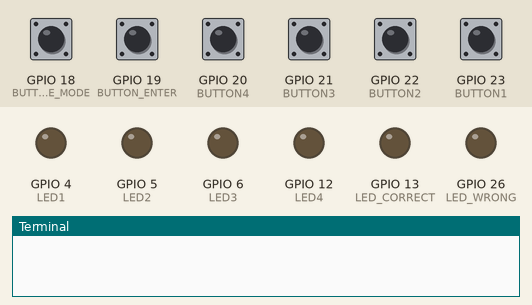
Simulated run of this program. Board: Raspberry Pi (BCM pin numbers). On the bench: output pins drawn as LEDs (lit = HIGH), the last lines printed to the terminal. Inputs (shaded band) come from the test bench; at power-on: GPIO 18 (BUTTON_CHANGE_MODE), GPIO 19 (BUTTON_ENTER), GPIO 20 (BUTTON4), GPIO 21 (BUTTON3), GPIO 22 (BUTTON2), GPIO 23 (BUTTON1) LOW. Random numbers come from a fixed seed.

Above: at 1.2 s.
1.3 s: GPIO 19 (BUTTON_ENTER) pulled HIGH for 0.15 s
At 1.42 s:
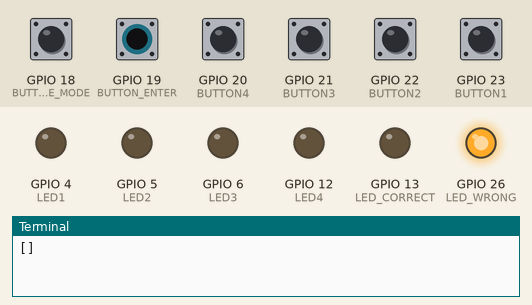
3.0 s: GPIO 18 (BUTTON_CHANGE_MODE) pulled HIGH for 0.15 s
At 3.12 s:
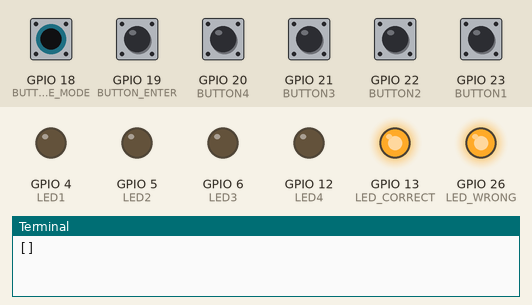
4.7 s: GPIO 20 (BUTTON4) pulled HIGH for 0.15 s
At 4.82 s:
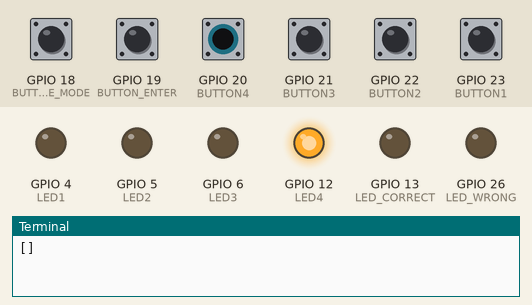
6.4 s: GPIO 21 (BUTTON3) pulled HIGH for 0.15 s
At 6.52 s:
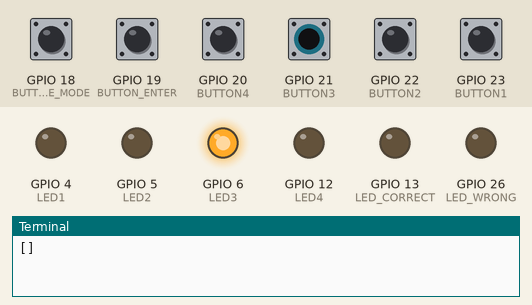
8.1 s: GPIO 22 (BUTTON2) pulled HIGH for 0.15 s
At 8.22 s:
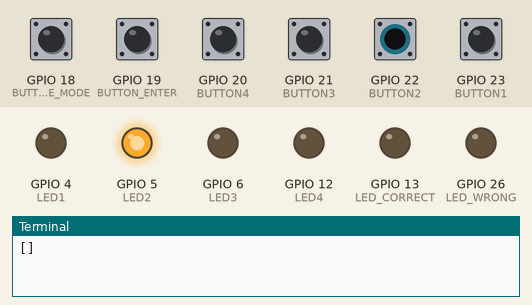
9.8 s: GPIO 19 (BUTTON_ENTER) pulled HIGH for 1 s
At 11.9 s:
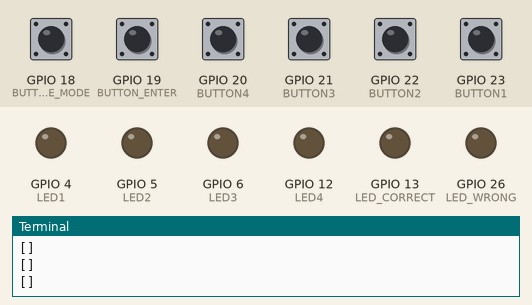
Timing chart, 0 to 13.3 s (numbered marks = the images above; inputs shaded):
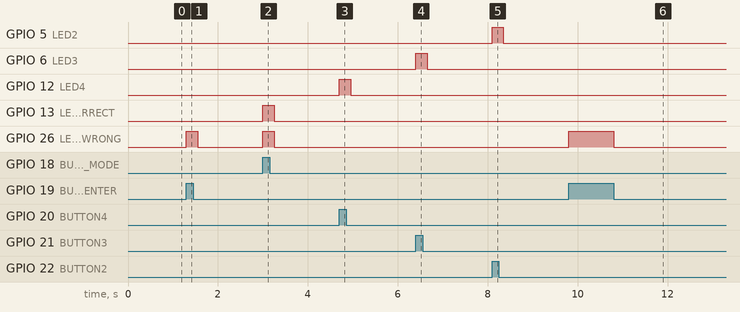

The program:

passcode_combination_game.py
```python
# Natalie Gates ; passcode/combination game

import random
import RPi.GPIO as GPIO
from time import sleep

# Define LED and button locations
LED1 = 4
LED2 = 5
LED3 = 6
LED4 = 12
LEDs1 = [LED1, LED2, LED3, LED4]

BUTTON1 = 23
BUTTON2 = 22
BUTTON3 = 21
BUTTON4 = 20

LED_CORRECT = 13
LED_WRONG = 26
BUTTON_ENTER = 19
BUTTON_CHANGE_MODE = 18

# Setup components
# GPIO.cleanup()
GPIO.setmode(GPIO.BCM)

GPIO.setup(LED1, GPIO.OUT)
GPIO.setup(LED2, GPIO.OUT)
GPIO.setup(LED3, GPIO.OUT)
GPIO.setup(LED4, GPIO.OUT)

GPIO.setup(BUTTON1, GPIO.IN, pull_up_down=GPIO.PUD_DOWN)
GPIO.setup(BUTTON2, GPIO.IN, pull_up_down=GPIO.PUD_DOWN)
GPIO.setup(BUTTON3, GPIO.IN, pull_up_down=GPIO.PUD_DOWN)
GPIO.setup(BUTTON4, GPIO.IN, pull_up_down=GPIO.PUD_DOWN)

GPIO.setup(LED_CORRECT, GPIO.OUT)
GPIO.setup(LED_WRONG, GPIO.OUT)
GPIO.setup(BUTTON_ENTER, GPIO.IN, pull_up_down=GPIO.PUD_DOWN)
GPIO.setup(BUTTON_CHANGE_MODE, GPIO.IN, pull_up_down=GPIO.PUD_DOWN)

# Logic variable initialization
time_between_inputs = 0.25

code = [1, 4, 3, 2]
inputs = []
is_solved = False

mode = 1
amount_of_modes = 4

def flash_LED_random(LED, min_time, max_time):
    GPIO.output(LED, GPIO.HIGH)
    sleep(random.uniform(min_time, max_time))
    GPIO.output(LED, GPIO.LOW)
    # sleep(random.uniform(min_time, max_time))

def flash_LEDs(time):
    # Mode 2: Flash all LEDs at a given speed
    GPIO.output(LED1, GPIO.HIGH)
    GPIO.output(LED2, GPIO.HIGH)
    GPIO.output(LED3, GPIO.HIGH)
    GPIO.output(LED4, GPIO.HIGH)
    sleep(time)

    GPIO.output(LED1, GPIO.LOW)
    GPIO.output(LED2, GPIO.LOW)
    GPIO.output(LED3, GPIO.LOW)
    GPIO.output(LED4, GPIO.LOW)
    sleep(time)

def success_protocol():
    # execute protocol based on the current mode
    if mode == 1:
        # Mode 1: Turn on all LEDs
        GPIO.output(LED1, GPIO.HIGH)
        GPIO.output(LED2, GPIO.HIGH)
        GPIO.output(LED3, GPIO.HIGH)
        GPIO.output(LED4, GPIO.HIGH)
    elif mode == 2:
        # Mode 2: Flash all LEDs slowly
        flash_LEDs(1)
    elif mode == 3:
        # Mode 2: Flash all LEDs fast
        flash_LEDs(0.05)
    elif mode == 4:
        flash_LED_random(LEDs1[random.randint(0,3)], 0.01, 1.5)

try:
    while True:
        if not is_solved:
            # Reset all LEDs
            GPIO.output(LED1, GPIO.LOW)
            GPIO.output(LED2, GPIO.LOW)
            GPIO.output(LED3, GPIO.LOW)
            GPIO.output(LED4, GPIO.LOW)
            GPIO.output(LED_CORRECT, GPIO.LOW)
            GPIO.output(LED_WRONG, GPIO.LOW)

            # When a button is pressed, light up its corresponding LED and save the input
            if GPIO.input(BUTTON1):
                GPIO.output(LED1, GPIO.HIGH)
                inputs.append(1)
                sleep(time_between_inputs)
            if GPIO.input(BUTTON2):
                GPIO.output(LED2, GPIO.HIGH)
                inputs.append(2)
                sleep(time_between_inputs)
            if GPIO.input(BUTTON3):
                GPIO.output(LED3, GPIO.HIGH)
                inputs.append(3)
                sleep(time_between_inputs)
            if GPIO.input(BUTTON4):
                GPIO.output(LED4, GPIO.HIGH)
                inputs.append(4)
                sleep(time_between_inputs)

        if GPIO.input(BUTTON_ENTER):
            if not is_solved:
                # Debugging
                print(inputs)

                # When the enter button is pressed, check if the code is correct
                if inputs == code:
                    # code is right, flash green and then activate success protocol
                    GPIO.output(LED_CORRECT, GPIO.HIGH)
                    is_solved = True # Enter the solved state
                else:
                    # code is wrong, flash red
                    GPIO.output(LED_WRONG, GPIO.HIGH)
                inputs = []
                sleep(time_between_inputs)
            else:
                is_solved = False # Exit the solved state
                sleep(time_between_inputs)

        if GPIO.input(BUTTON_CHANGE_MODE):
            GPIO.output(LED_CORRECT, GPIO.HIGH)
            GPIO.output(LED_WRONG, GPIO.HIGH)
            mode += 1
            if mode > amount_of_modes:
                mode = 1
            sleep(time_between_inputs)
            # GPIO.output(LED_CORRECT, GPIO.LOW)
            GPIO.output(LED_WRONG, GPIO.LOW)

        if is_solved:
            success_protocol()
except KeyboardInterrupt:
    # debugging
    print(inputs)

    # (attempt to) reset everything
    GPIO.output(LED1, GPIO.LOW)
    GPIO.output(LED2, GPIO.LOW)
    GPIO.output(LED3, GPIO.LOW)
    GPIO.output(LED4, GPIO.LOW)
    GPIO.output(LED_CORRECT, GPIO.LOW)
    GPIO.output(LED_WRONG, GPIO.LOW)
    GPIO.cleanup()
```

Measured:
- after the input at 1.3 s, GPIO 26 (LED_WRONG): LOW → HIGH at once, → LOW 0.25 s later
- after the input at 3.0 s, GPIO 13 (LED_CORRECT), GPIO 26 (LED_WRONG): LOW → HIGH at once, → LOW 0.25 s later
- after the input at 4.7 s, GPIO 12 (LED4): LOW → HIGH at once, → LOW 0.25 s later
- after the input at 6.4 s, GPIO 6 (LED3): LOW → HIGH at once, → LOW 0.25 s later
- after the input at 8.1 s, GPIO 5 (LED2): LOW → HIGH at once, → LOW 0.25 s later
- after the input at 9.8 s, GPIO 26 (LED_WRONG): LOW → HIGH at once, → LOW 1.0 s later
